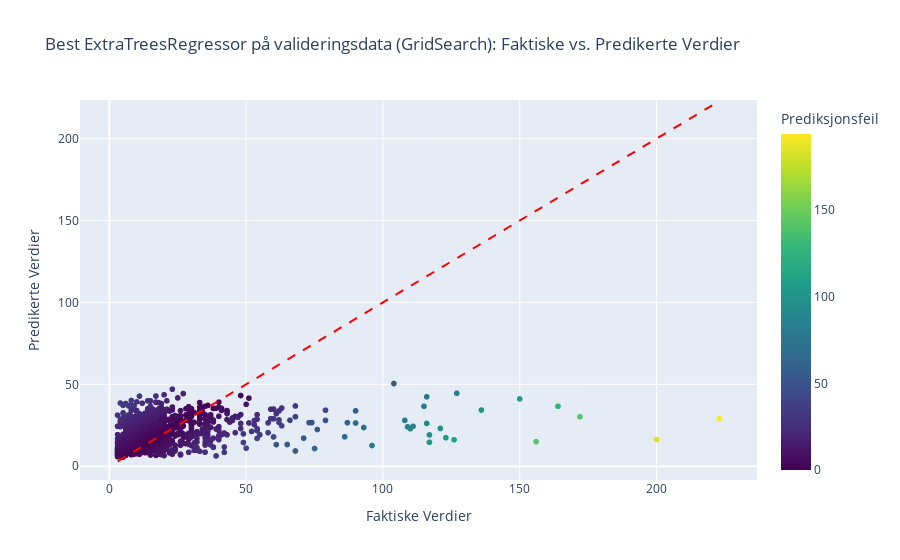

Notebook code cell kept with this figure:
### Markdown cell above
## Hyperparamtertuning for ExtraTreesRegressor med GridSearch i smalere intervall

### Code cell
# Bruk de beste parameterne som midtpunkt i et finjustert grid
param_grid_et_refined = {
    'n_estimators': [90, 100, 110],                  # Smalere område nær 100 for mer presis tuning
    'max_depth': [25, 30, 35],                       # Fokus rundt 30 for maks dybde
    'min_samples_split': [4, 5, 6],                  # Sentrert rundt 5 med færre valg
    'min_samples_leaf': [1, 2, 3],                   # Tett område rundt 2
    'min_impurity_decrease': [0.0, 0.001, 0.002],    # Finere justering rundt 0.0
    'max_samples': [0.8, 0.9],                       # Begrenset til 80-90% sample bruk
    'max_features': ['sqrt', 0.3, 0.4],              # Verdiområdet nær sqrt og 0.4
    'bootstrap': [True]                              # Fastsatt til True basert på tidligere resultater
}


# Initialiser GridSearchCV for ExtraTreesRegressor
grid_search_et = GridSearchCV(
    estimator=ExtraTreesRegressor(random_state=42),
    param_grid=param_grid_et_refined,
    cv=pds,
    scoring='neg_root_mean_squared_error',
    verbose=2,
    n_jobs=-1
)

# Kjør GridSearchCV på de kombinerte trenings- og valideringsdataene
grid_search_et.fit(X_combined, y_combined)

# Hent beste hyperparametere fra GridSearch
best_params_grid = grid_search_et.best_params_
print(f"Beste Hyperparametere fra GridSearch: {best_params_grid}")

# Beste RMSE-score fra GridSearch
best_rmse_grid = -grid_search_et.best_score_  # Konverter til positiv RMSE
print(f"Beste RMSE-score fra GridSearch: {best_rmse_grid:.3f}")

# Tren ExtraTreesRegressor med de beste parametrene kun på treningsdata
best_et_model_grid = ExtraTreesRegressor(**best_params_grid, random_state=42)
best_et_model_grid.fit(X_train_imputed, y_train)

# Prediker på valideringssettet
y_val_pred_best_et_grid = best_et_model_grid.predict(X_val_imputed)

# Beregn RMSE for prediksjoner på valideringssettet
rmse_best_et_grid = root_mean_squared_error(y_val, y_val_pred_best_et_grid)
print(f"RMSE på Valideringssett med Full Funksjonalitet (GridSearch): {rmse_best_et_grid:.3f}")

# Visualiser faktiske vs predikerte verdier
plot_actual_vs_pred(y_val, y_val_pred_best_et_grid, "Best ExtraTreesRegressor på valideringsdata (GridSearch)")

### Figure 1 — Plotly figure (JSON) as saved in the notebook; plotly's stock layout.template omitted (floating-point values rounded to 4 significant figures; data arrays with more than 128 entries replaced by an {"elided": "..."} marker saying what was removed)
{"data": [{"hovertemplate": "Actual=%{x}<br>Predicted=%{y}<br>Prediksjonsfeil=%{marker.color}<extra></extra>", "legendgroup": "", "marker": {"color": {"elided": "1160 float values"}, "coloraxis": "coloraxis", "symbol": "circle"}, "mode": "markers", "name": "", "showlegend": false, "type": "scattergl", "x": {"elided": "1160 int values"}, "xaxis": "x", "y": {"elided": "1160 float values"}, "yaxis": "y"}], "layout": {"coloraxis": {"colorbar": {"title": {"text": "Prediksjonsfeil"}}, "colorscale": [[0, "#440154"], [0.1111, "#482878"], [0.2222, "#3e4989"], [0.3333, "#31688e"], [0.4444, "#26828e"], [0.5556, "#1f9e89"], [0.6667, "#35b779"], [0.7778, "#6ece58"], [0.8889, "#b5de2b"], [1, "#fde725"]]}, "legend": {"tracegroupgap": 0}, "shapes": [{"line": {"color": "Red", "dash": "dash"}, "name": "Perfekt Prediksjonslinje", "type": "line", "x0": 3, "x1": 223, "y0": 3, "y1": 223}], "title": {"text": "Best ExtraTreesRegressor på valideringsdata (GridSearch): Faktiske vs. Predikerte Verdier"}, "xaxis": {"anchor": "y", "domain": [0, 1], "title": {"text": "Faktiske Verdier"}}, "yaxis": {"anchor": "x", "domain": [0, 1], "title": {"text": "Predikerte Verdier"}}}}
